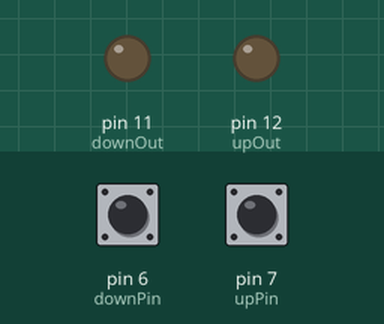
Bench run of a sketch on a simulated Arduino Uno, built with avr-gcc and run on an emulated ATmega328P. Parts: output pins drawn as LEDs (lit = HIGH). The test bench sets the inputs (shaded band); at power-on: pin 6 (downPin) HIGH, pin 7 (upPin) HIGH. What the sketch prints to the serial monitor is not drawn.

Above: at 1.2 s.
1.3 s: pin 6 (downPin) pulled LOW for 1 s
At 2.7 s:
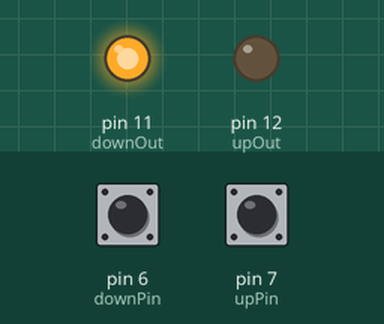
3.8 s: pin 7 (upPin) pulled LOW for 1 s
At 6.0 s:
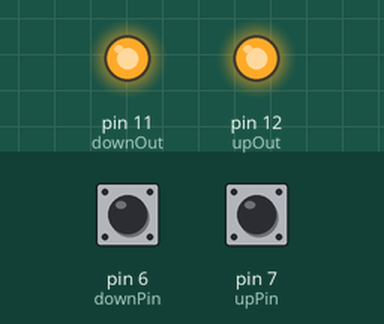
6.4 s: pin 6 (downPin) pulled LOW for 0.15 s
At 6.56 s:
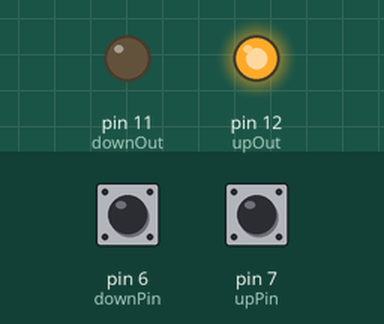
8.2 s: pin 6 (downPin) pulled LOW for 3.2 s
At 12.6 s:
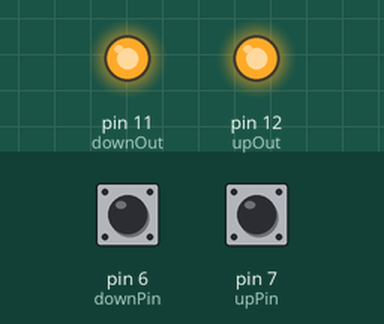
12.9 s: pin 7 (upPin) pulled LOW for 3.2 s
At 13.3 s:
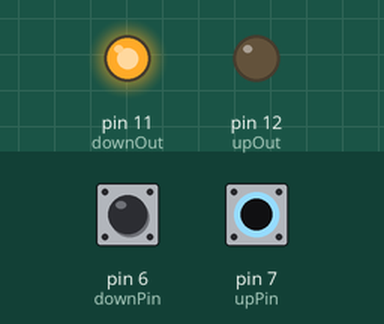
17.6 s: pin 7 (upPin) driven LOW
At 18.0 s:
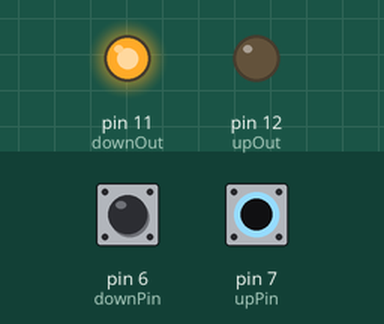
Timing chart, 0 to 20.6 s (numbered marks = the images above; inputs shaded):
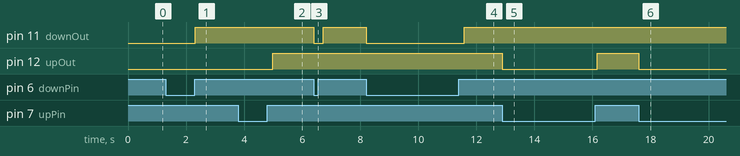

Measured:
- after the input at 1.3 s, pin 11 (downOut): LOW → HIGH after 1.0 s
- after the input at 3.8 s, pin 12 (upOut): LOW → HIGH after 1.2 s
- after the input at 6.4 s, pin 11 (downOut): HIGH → LOW at once, → HIGH 0.33 s later
- after the input at 8.2 s, pin 11 (downOut): HIGH → LOW at once, → HIGH 3.4 s later
- after the input at 12.9 s, pin 12 (upOut): HIGH → LOW at once, → HIGH 3.3 s later
- after the input at 17.6 s, pin 12 (upOut): HIGH → LOW at once

The sketch:

gearshift1.ino
```cpp
int ledPin = 13;   // LED connected to digital pin 13
int upPin = 7;     // pushbutton connected to digital pin 7
int downPin =6;

//ouputs
int upOut = 12;     // pushbutton connected to digital pin 7
int downOut =11;

int Inputvalup = 0;       // variable to store the read value
int Inputvaldown = 0;       // variable to store the read value

int uptime =250;
int upcount =0;

int downtime =250;
int downcount =0;

bool upReq =false;
bool downReq =false;


void setup()
{

  pinMode(upOut, OUTPUT);        // sets the digital pin 7 as input
  pinMode(downOut, OUTPUT);        // sets the digital pin 7 as input

  pinMode(upPin, INPUT);        // sets the digital pin 7 as input
  digitalWrite(upPin,HIGH);

  pinMode(downPin, INPUT);        // sets the digital pin 7 as input
  digitalWrite(downPin,HIGH);

  Serial.begin(57600);


}

void loop()
{
  Inputvalup = !digitalRead(upPin);     // read the input pin
  Inputvaldown = !digitalRead(downPin);     // read the input pin

  if(Inputvalup ==1){
    upReq =true;
  }

  if(Inputvaldown ==1){
    downReq =true;
  }

  if(upReq){
    if(upcount<uptime){
      digitalWrite(upOut, LOW);    //open valve
      Serial.println("up 1 ");

    }else{

      digitalWrite(upOut, HIGH);    //open valve
      Serial.println("up 0 ");
      upReq =false;
      upcount=0;
    }
  upcount++;

  }

  if(downReq){
    if(downcount<downtime){
      digitalWrite(downOut, LOW);    //open valve
      Serial.println("down 1");

    }else{

      digitalWrite(downOut, HIGH);    //open valve
      Serial.println("down 0");
      downReq =false;
      downcount=0;
    }
  downcount++;

  }

}
```
